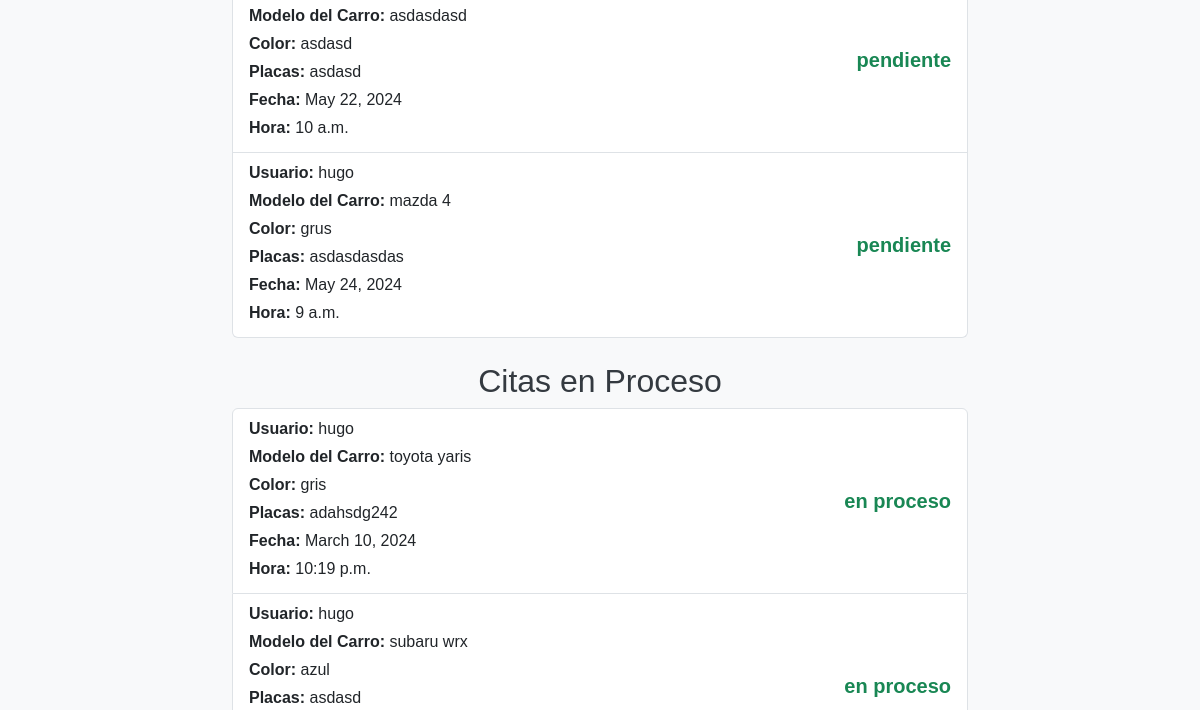
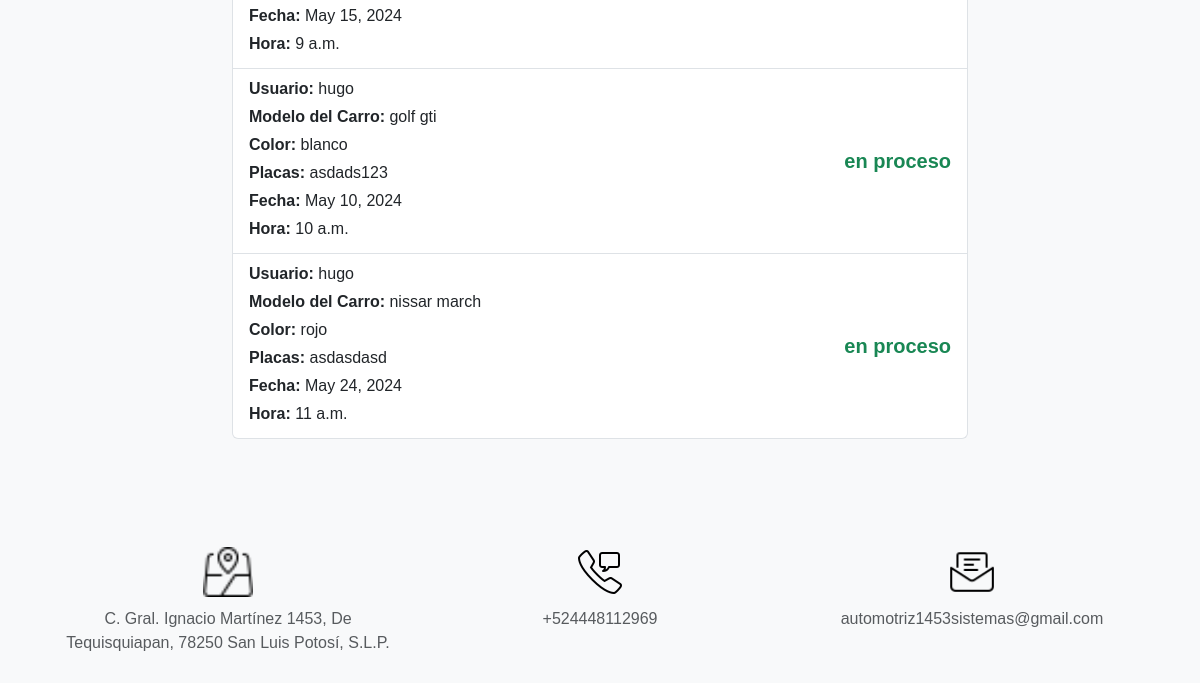
Before: /lista_citas/ (signed in, lower part) with the older database file (2 pictures, top to bottom).
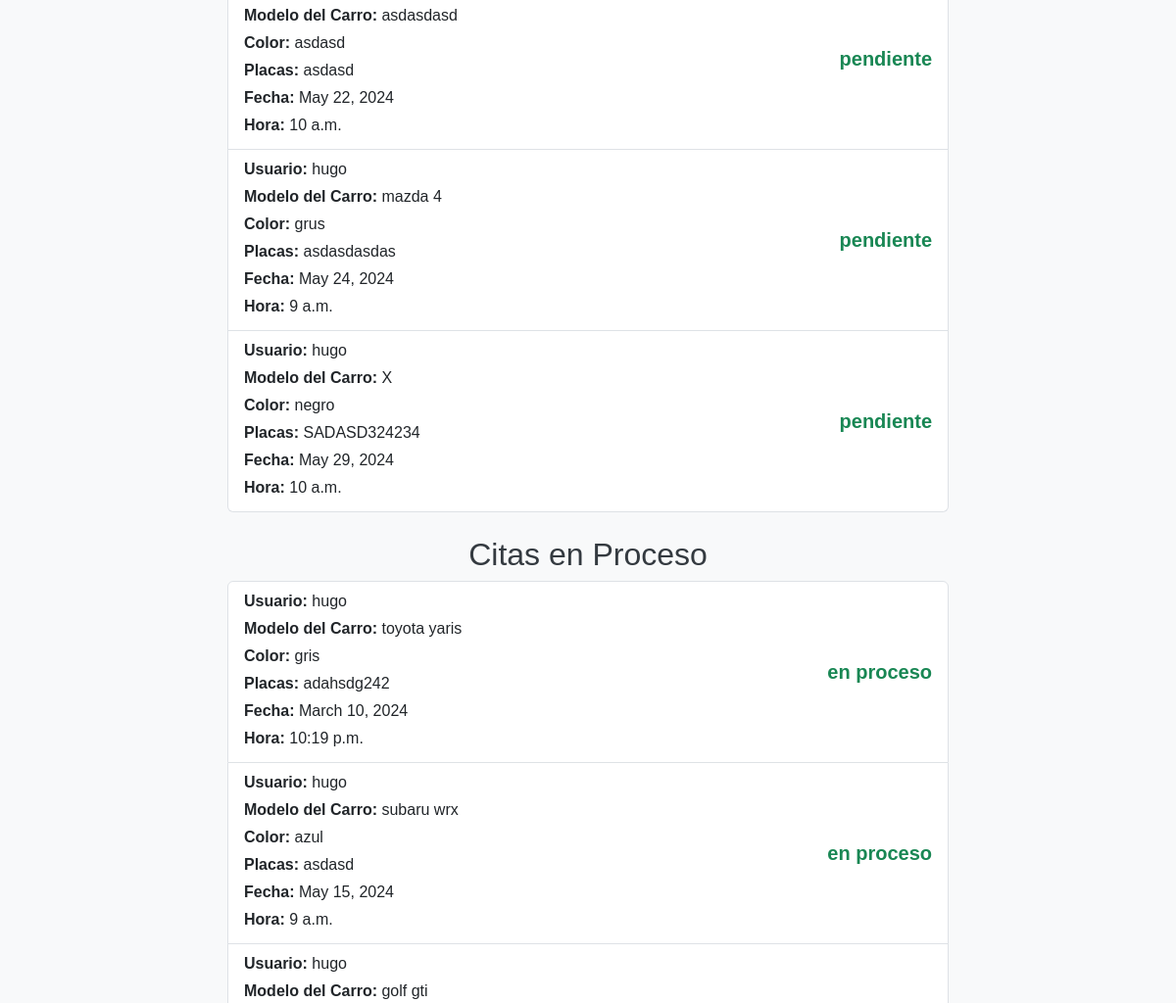
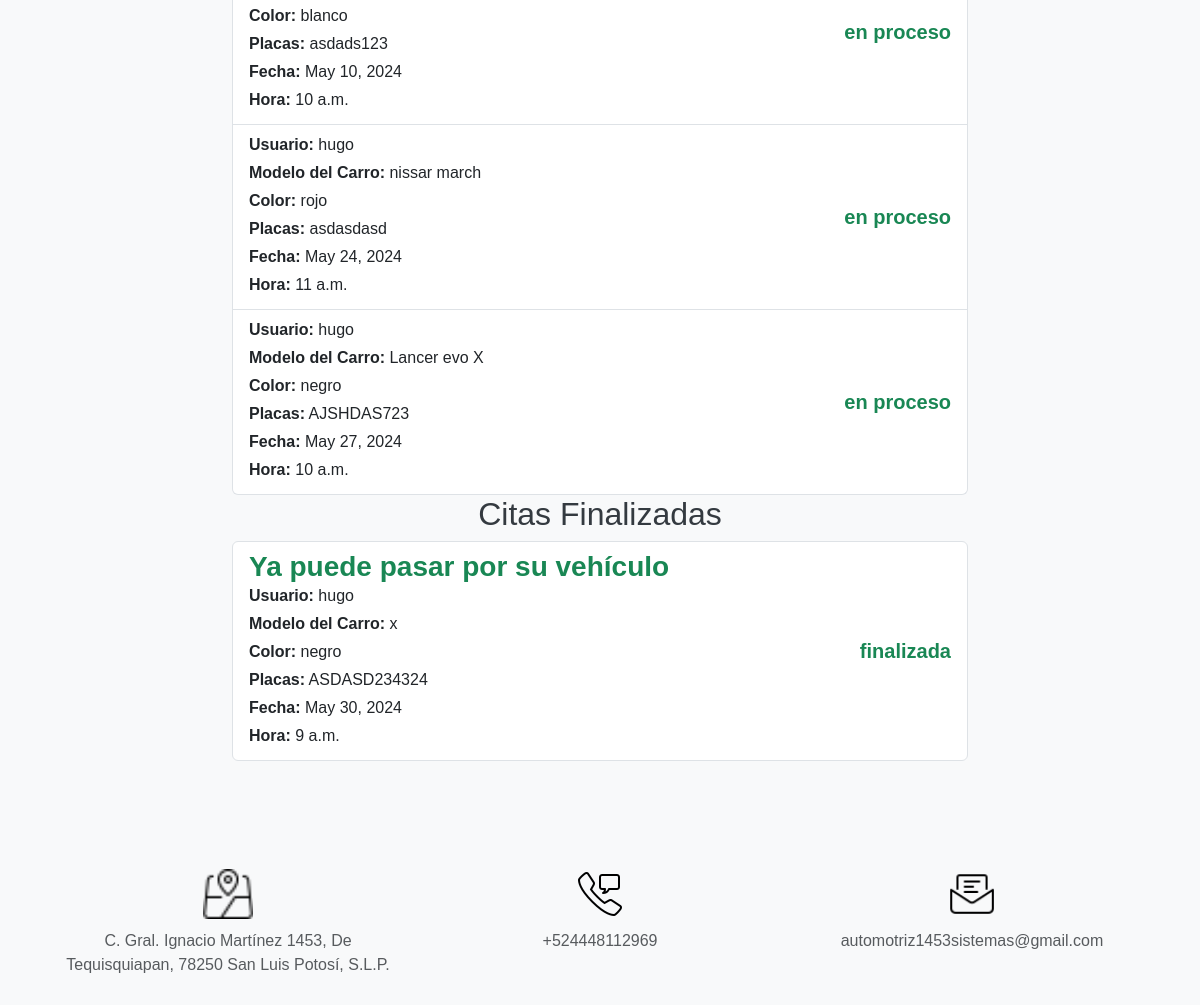
After: the same page with the newer database file (2 pictures, top to bottom).
### autenticacion/models.py (models this page shows, shortened)
class Cita(models.Model):
    usuario = models.ForeignKey(User, on_delete=models.CASCADE)
    modelo_carro = models.CharField(max_length=100)
    color = models.CharField(max_length=100)
    placas = models.CharField(max_length=20)
    fecha = models.DateField()
    hora = models.TimeField()
    estado = models.CharField(max_length=50, default='pendiente')
    retroalimentacion = models.TextField(null=True, blank=True)
    servicios = models.ManyToManyField(Servicio, through='DetalleCita')
    def __str__(self):
        return f"Cita {self.id} - {self.modelo_carro}"

class User(AbstractUser):
    tel = models.CharField(max_length= 20) #Agregar el campo telefono a la tabla de usuario

### autenticacion/views.py (the view)
# urls.py: path('lista_citas/', v_auth.lista_citas_cliente, name='lista_citas_cliente'),
@login_required
def lista_citas_cliente(request):
    citas_en_espera = Cita.objects.filter(usuario = request.user, estado = "pendiente")
    citas_en_proceso = Cita.objects.filter(usuario = request.user, estado = "en proceso")
    citas_finalizadas = Cita.objects.filter(usuario = request.user, estado = "finalizada")
    print(citas_finalizadas)
    titulo = "Citas del cliente"
    return render(request, "lista_citas_cliente.html",{
        'titulo': titulo,
        'citas_en_espera' : citas_en_espera,
        'citas_en_proceso' : citas_en_proceso,
        'citas_finalizadas' : citas_finalizadas,
    })

### main/templates/lista_citas_cliente.html (shortened to what the changed rows need)
<!DOCTYPE html>
<html lang="en">
<head>
    {% extends 'layouts/base.html' %}
    {% block content %}
    <main class="container my-5">
        <div class="row">
            <div class="col-md-8 offset-md-2">
                {% if citas_en_espera %}
                <div class="mb-4">
                    <ul class="list-group">
                        {% for cita in citas_en_espera %}
                        <a class="list-group-item list-group-item-action" href="{% url 'detalle_cita_cliente' cita.id %}">
                            <div class="d-flex justify-content-between align-items-center">
                                <div>
                                    <p class="mb-1"><strong>Usuario:</strong> {{ cita.usuario }}</p>
                                    <p class="mb-1"><strong>Modelo del Carro:</strong> {{ cita.modelo_carro }}</p>
                                    <p class="mb-1"><strong>Color:</strong> {{ cita.color }}</p>
                                    <p class="mb-1"><strong>Placas:</strong> {{ cita.placas }}</p>
                                    <p class="mb-1"><strong>Fecha:</strong> {{ cita.fecha }}</p>
                                    <p class="mb-1"><strong>Hora:</strong> {{ cita.hora }}</p>
                                </div>
                                <h5 class="mb-0 fw-bold text-success">{{ cita.estado }}</h5>
                            </div>
                        </a>
                        {% endfor %}
                    </ul>
                </div>
                {% endif %}
                {% if citas_en_proceso %}
                <div>
                    <h2 class="text-center">Citas en Proceso</h2>
                    <ul class="list-group">
                        {% for cita in citas_en_proceso %}
                            <a class="list-group-item list-group-item-action" href="{% url 'estatus_cita' cita.id %}">
                                <div class="d-flex justify-content-between align-items-center">
                                    <div>
                                        <p class="mb-1"><strong>Usuario:</strong> {{ cita.usuario }}</p>
                                        <p class="mb-1"><strong>Modelo del Carro:</strong> {{ cita.modelo_carro }}</p>
                                        <p class="mb-1"><strong>Color:</strong> {{ cita.color }}</p>
                                        <p class="mb-1"><strong>Placas:</strong> {{ cita.placas }}</p>
                                        <p class="mb-1"><strong>Fecha:</strong> {{ cita.fecha }}</p>
                                        <p class="mb-1"><strong>Hora:</strong> {{ cita.hora }}</p>
                                    </div>
                                    <h5 class="mb-0 fw-bold text-success">{{ cita.estado }}</h5>
                                </div>
                            </a>
                        {% endfor %}
                    </ul>
                </div>
                {% endif %}
                {% if citas_finalizadas %}
                <div>
                    <h2 class="text-center">Citas Finalizadas</h2>
                    <ul class="list-group">
                        {% for cita in citas_finalizadas %}
                            <a class="list-group-item list-group-item-action" href="{% url 'estatus_cita' cita.id %}">
                                <div class="d-flex justify-content-between align-items-center">
                                    <div>
                                        <h3 class="mb-0 fw-bold text-success">Ya puede pasar por su vehículo</h3>
                                        <p class="mb-1"><strong>Usuario:</strong> {{ cita.usuario }}</p>
                                        <p class="mb-1"><strong>Modelo del Carro:</strong> {{ cita.modelo_carro }}</p>
                                        <p class="mb-1"><strong>Color:</strong> {{ cita.color }}</p>
                                        <p class="mb-1"><strong>Placas:</strong> {{ cita.placas }}</p>
                                        <p class="mb-1"><strong>Fecha:</strong> {{ cita.fecha }}</p>
                                        <p class="mb-1"><strong>Hora:</strong> {{ cita.hora }}</p>
                                    </div>
                                    <h5 class="mb-0 fw-bold text-success">{{ cita.estado }}</h5>
                                </div>
                            </a>
                        {% endfor %}
                    </ul>
                </div>
                {% endif %}
            </div>
        </div>
    </main>
    {% endblock %}

Changed rows visible on the page:
added Cita: usuario "hugo", modelo_carro "X", color "negro", placas "SADASD324234", fecha "May 29, 2024", hora "10 a.m.", estado "pendiente"
added Cita: usuario "hugo", modelo_carro "Lancer evo X", color "negro", placas "AJSHDAS723", fecha "May 27, 2024", hora "10 a.m.", estado "en proceso", shown under "Citas en Proceso"
added Cita: usuario "hugo", modelo_carro "x", color "negro", placas "ASDASD234324", fecha "May 30, 2024", hora "9 a.m.", estado "finalizada", shown under "Citas Finalizadas"
Other visible differences:
text now shown: "Citas Finalizadas"
